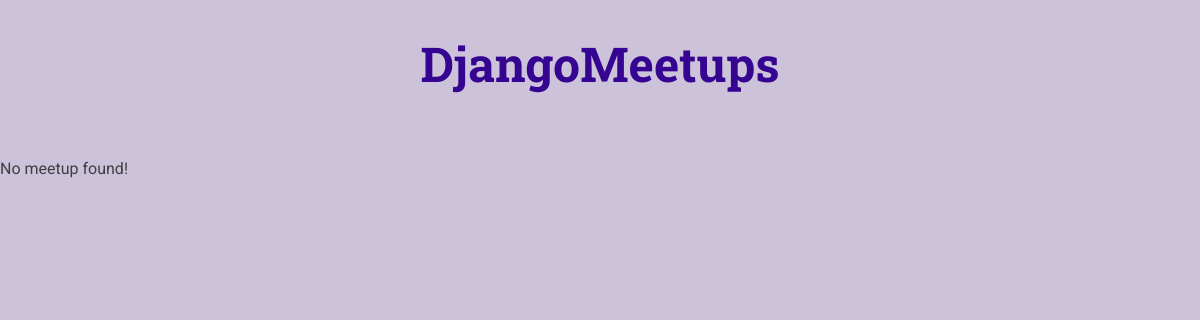
The page /meetups/a-first-meetup on the database as committed earlier.
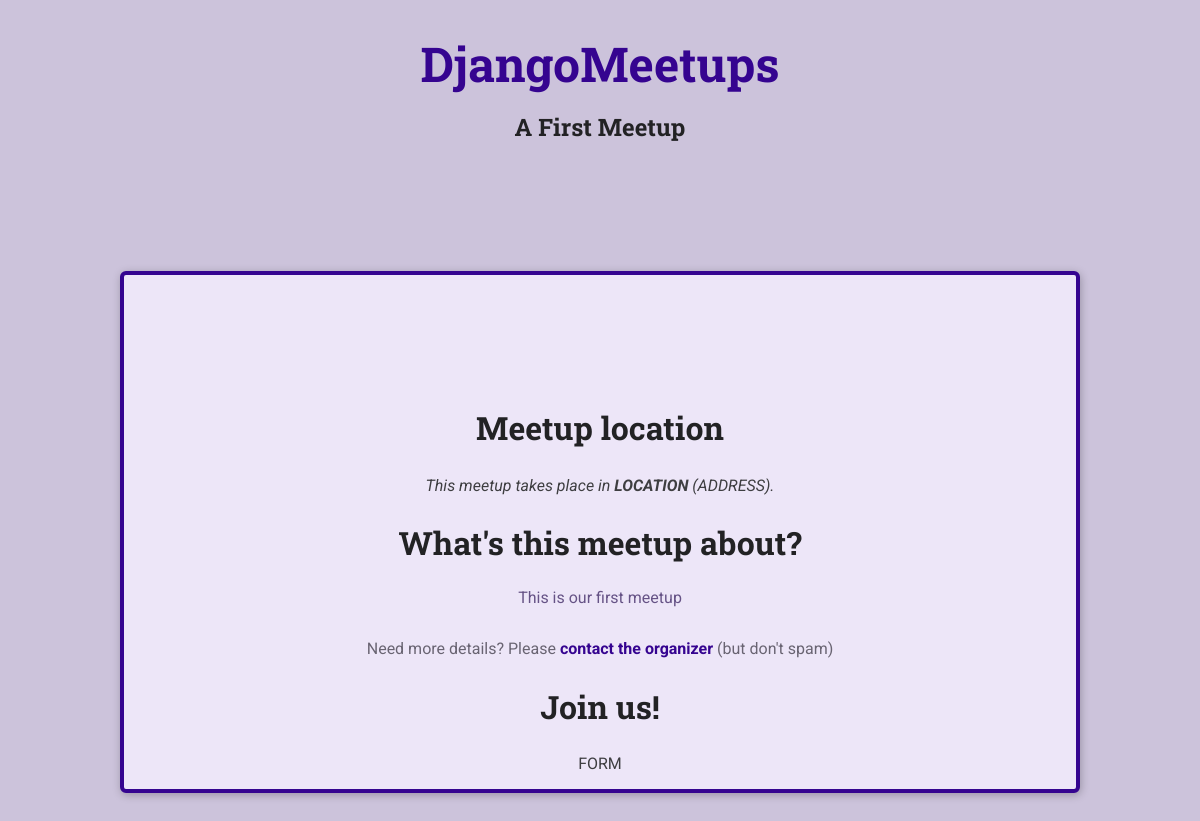
The same page on the database as committed later.
### meetups/models.py (models this page shows)
class Meetup(models.Model):
    title = models.CharField(max_length=200)
    slug = models.SlugField(unique=True)
    description = models.TextField()
    image = models.ImageField(upload_to='images')

### meetups/views.py (the view)
# urls.py: path('meetups/<slug:meetup_slug>', views.meetup_details, name='meetups-details'), #our domain.com/meetups/<dynamic-path-segment>a-first-meetup
def meetup_details(request, meetup_slug):
    try:
        selected_meetup = Meetup.objects.get(slug=meetup_slug)
        return render(request, 'meetups/meetup-detail.html', {
            'meetup_found': True,
            'meetup_title': selected_meetup.title,
            'meetup_description': selected_meetup.description
        })
    except Exception as e:
        return render(request, 'meetups/meetup-detail.html', {
            'meetup_found': False
        })

### meetups/templates/meetups/meetup-detail.html (shortened to what this page needs)
{% extends 'meetups/base/base.html' %}
{% load static %}
{% block site_css %}
<link rel="stylesheet" href="{% static 'meetups/styles/meetup-detail.css' %}">
{% endblock site_css %}
{% block main_heading %}
{{ meetup_title }}
{% endblock main_heading %}
{% block body %}
{% if meetup_found %}
<article>
    <section id="location">
        <h2>Meetup location</h2>
        <address>This meetup takes place in <span>LOCATION</span> (ADDRESS). </address>
    </section>
    <section id="details">
        <h2>What's this meetup about?</h2>
        <p>{{ meetup_description }}</p>
        <footer>
            <p>Need more details? Please <a href="">contact the organizer</a> (but don't spam) </p>
        </footer>
    </section>
    <section id="registration">
        <h2>Join us!</h2>
        FORM
    </section>
</article>
{% else %}
<p>No meetup found!</p>
{% endif %}
{% endblock body %}

### meetups/templates/meetups/base/base.html (shortened to what this page needs)
{% load static %}
<!DOCTYPE html>
<html lang='en'>
    <head>
        <link rel="stylesheet" href="{% static 'meetups/styles/base.css' %}">
        {% block site_css %}{% endblock site_css %}
    </head>
    <body>
        <header id="main-header">
            <nav><a href="{% url 'meetups-all' %}" id="main-logo">DjangoMeetups</a></nav>
            <h1>{% block main_heading %}{% endblock main_heading %}</h1>
        </header>
        <main>
            {% block body %}{% endblock body %}
        </main>
    </body>
</html>

### meetups/static/meetups/styles/base.css (style rules this page uses)
* { box-sizing: border-box; }
body { font-family: 'Roboto', sans-serif; margin: 0; background-color: #ccc3db; color: #3e3e41; }
h1, h2, h3 { font-family: 'Roboto Slab', sans-serif; color: #222224; }
#main-header { width: 100%; text-align: center; padding: 2rem 0; }
#main-header h1 { font-size: 1.5rem; }
#main-logo { font-size: 3rem; font-family: 'Roboto Slab', sans-serif; text-decoration: none; color: #350490; font-weight: bold; }

### meetups/static/meetups/styles/meetup-detail.css (style rules this page uses)
article { max-width: 60rem; margin: 5rem auto; border-radius: 6px; background-color: #ede6f8; border: 4px solid #350490; box-shadow: 1px 2px 8px rgba(0, 0, 0, 0.25); position: relative; padding: 1rem; text-align: center; }
section:first-of-type { margin-top: 6rem; }
h2 { font-size: 2rem; }
address span { font-weight: bold; }
#details h2 { margin-bottom: 0.5rem; }
#details > p { color: #665386; padding: 1rem; border-radius: 4px; max-width: 80%; margin: auto; }
#details footer { color: #696472; }
#details footer a { color: #350490; text-decoration: none; font-weight: bold; }

Rows that differ between the two databases and show on the page:
now on this page (row edited): Meetup: title "A First Meetup", description "This is our first meetup"
Other text that changed with them:
text no longer shown: "No meetup found!"
text now shown: "Meetup location This meetup takes place in LOCATION (ADDRESS). What's this meetup about? Need more details? Please contact the organizer (but don't spam) Join us! FORM"
